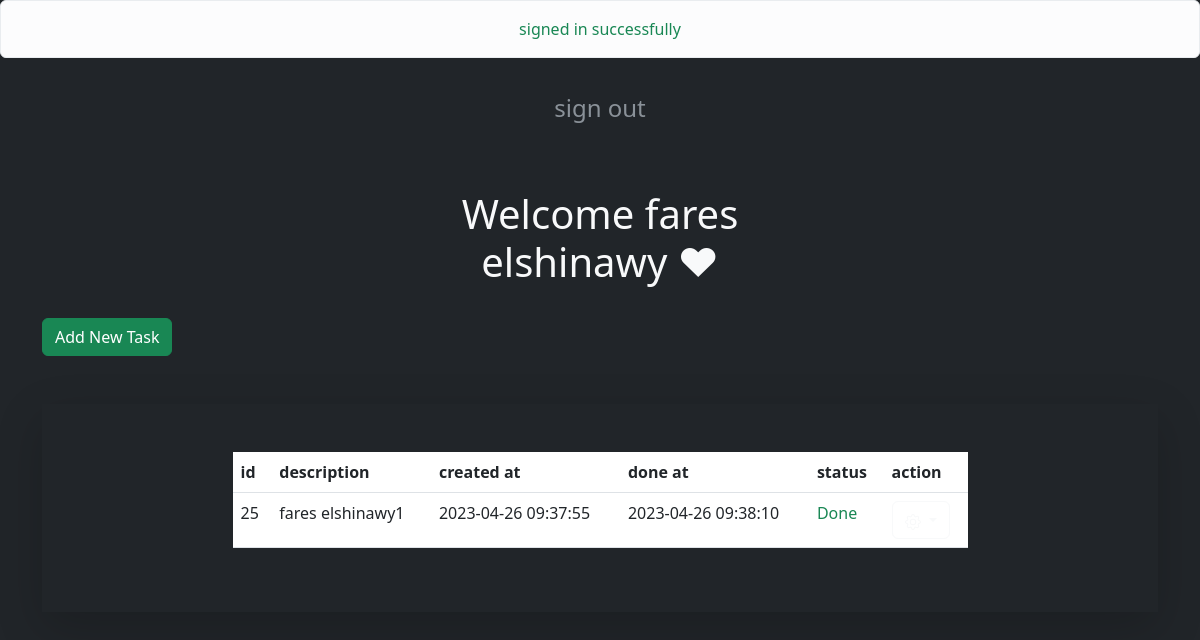
Screenshot of /index.php (signed in) with the database file from the repository.
### tables this page shows
CREATE TABLE `tasks` (
  `Id` int(11) NOT NULL,
  `Description` varchar(255) NOT NULL,
  `Created_at` timestamp NULL DEFAULT current_timestamp(),
  `Done_at` timestamp NULL DEFAULT NULL ON UPDATE current_timestamp(),
  `Status_id` int(11) NOT NULL DEFAULT 2,
  `User_id` int(11) NOT NULL
);

CREATE TABLE `taskstatus` (
  `Id` int(11) NOT NULL,
  `Name` varchar(255) NOT NULL
);

### core/Session.php (called while the page is built, shortened)
<?php
class Session{
    public function CallFlashMessage($key){
        $message = $_SESSION[$key];
        return $message;
    }
    public function IssetKey($key){
        if(isset($_SESSION[$key])){
            return true;
        }else{
            return false;
        }
    }
    public function SessionData($key,$offset){
        return $_SESSION[$key][0][$offset];
    }
}

### core/Validate.php (called while the page is built, shortened)
<?php
class Validate {
    public function GetKey($key){
        if(isset($_GET[$key])){
            return true;
        }else{
            return false;
        }
    }
}

### database/Database.php (called while the page is built, shortened)
<?php
class Database{
    public $conn;
    public function __construct(){
        $hostname = "localhost";
        $username = "root";
        $password = "";
        $dbname = "todo";
        $this->conn = mysqli_connect($hostname,$username,$password,$dbname);
        if(!$this->conn){
            die("Error :" . mysqli_connect_error());
        }else{
            return $this->conn;
        }
    }
    public function Gettasks($id){
        $sql = "SELECT tasks.Id , Description , taskstatus.Name , Created_at , Done_at  FROM tasks INNER JOIN taskstatus ON taskstatus.Id = tasks.status_id AND User_id = '$id'";
        $result = mysqli_query($this->conn,$sql);
        if(mysqli_num_rows($result)>0){
            return $result;
        }
        return false;
    }
}

### home.php (the view, shortened to what this page needs)
<div class="container mt-5 mb-4 justify-content-center">
    <div class="row d-flex">
        <div class="mx-auto col-4 bg-dark">
            <h1 align='center' class='text-light'>Welcome <?= $session->SessionData("auth","Name") ?> ♥ </h1>
        </div>
    </div>
</div>
<div class="container ">
<button class="btn btn-success" type="button" data-bs-toggle="offcanvas" data-bs-target="#offcanvasExample" aria-controls="offcanvasExample">
Add New Task
</button>
    <div class="card o-hidden border-0 shadow-lg my-5">
        <div class="card-body p-0  bg-dark text-light">
            <div class="row d-flex justify-content-center">
                <div class="col-lg-9">
                    <div class="p-5">
            <table class="table bg-dark text-light ">
            <thead>
                <tr>
                <th scope="col">id</th>
                <th scope="col">description</th>
                <th scope="col">created at</th>
                <th scope="col">done at</th>
                <th scope="col">status</th>
                <th scope="col">action</th>
                </tr>
            </thead>
            <tbody>
                <?php
                $result = $conn->Gettasks($session->SessionData("auth","Id"));
                if(!empty($result)):
                while($row = mysqli_fetch_assoc($result)):
                ?>
            <tr>
                <td scope="col"><?= $row['Id'] ?></td>
                <td scope="col"><?= $row['Description'] ?></td>
                <td scope="col"><?= $row['Created_at'] ?></td>
                <td scope="col"><?= $row['Done_at'] ?></td>
                <td scope="col" class="
                <?php if($row['Name'] == 'Done'): ?>
                text-success
                <?php else: ?>
                text-secondary
                <?php endif; ?>
                ">
                <?= $row['Name'] ?>
                </td>
                <td>
                <div class="dropdown">
                        <button class="btn btn-outline-light dropdown-toggle" type="button" data-bs-toggle="dropdown" aria-expanded="false">
                        </button>
                    </div>
                    </td>
            </tr>
            <?php endwhile; ?>
            <?php endif; ?>
        </tbody>
    </table>
        </div>
        </div>
    </div>
    </div>
</div>
</div>

### inc/header.php (shortened to what this page needs)
<?php
require_once "core/Session.php";
$session = new Session();
require_once "core/Validate.php";
$validate = new Validate();
require_once "database/Database.php";
$conn = new Database();
?>
<!doctype html>
<html lang="en">
  <head>
    <link href="https://cdn.jsdelivr.net/npm/bootstrap@5.3.0-alpha3/dist/css/bootstrap.min.css" rel="stylesheet">
  </head>
  <body class='bg-dark' data-bs-theme="light">

### index.php (shortened to what this page needs)
<?php require_once "inc/header.php" ?>
<?php if($session->IssetKey("success")): ?>
                  <div class="alert alert-light text-success text-center" role="alert">
                    <?= $session->CallFlashMessage("success") ?>
                  </div>
                <?php endif; ?>
<?php require_once "inc/nav.php" ?>
<?php
if(!$session->IssetKey("auth") && !$validate->GetKey("page") or !$session->IssetKey("auth") && $validate->GetKey("page") && $_GET['page'] != "signup"  ){
  require_once "login.php";
}elseif($validate->GetKey("page") && $_GET['page'] == "signup" && !$session->IssetKey("auth")){
  require_once "signup.php";
}elseif($session->IssetKey("auth") && !$validate->GetKey("page") or $validate->GetKey("page") && $_GET['page'] != "edittask" ){
  require_once "home.php";
}elseif($session->IssetKey("auth") && $validate->GetKey("page") && $_GET['page'] == "edittask" ){
  require_once "edittask.php";
}
?>
<?php require_once "inc/footer.php" ?>

### inc/nav.php
<nav class="navbar navbar-expand-lg bg-dark d-flex justify-content-center" data-bs-theme="dark">
  <div class="container-fluid">
    <div class="collapse navbar-collapse d-flex justify-content-center" id="navbarNav">
      <?php if($session->IssetKey("auth")): ?>
      <ul class="navbar-nav ">
                    <li class="nav-item">
                    <a class="nav-link text-muted fs-4" aria-current="page" href="handlers/signout.php">sign out </a>
                    </li>
                  </ul>
                  <?php endif; ?>
              </div>
            </div>
    </nav>

### inc/footer.php (shortened to what this page needs)
  </body>
</html>

### rows the page displays
tasks: Id "25", Description "fares elshinawy1", Created_at "2023-04-26 09:37:55", Done_at "2023-04-26 09:38:10", Status.Name "Done"

### other values shown
$session->CallFlashMessage("success") "signed in successfully"
$session->SessionData("auth","Name") "fares elshinawy"
